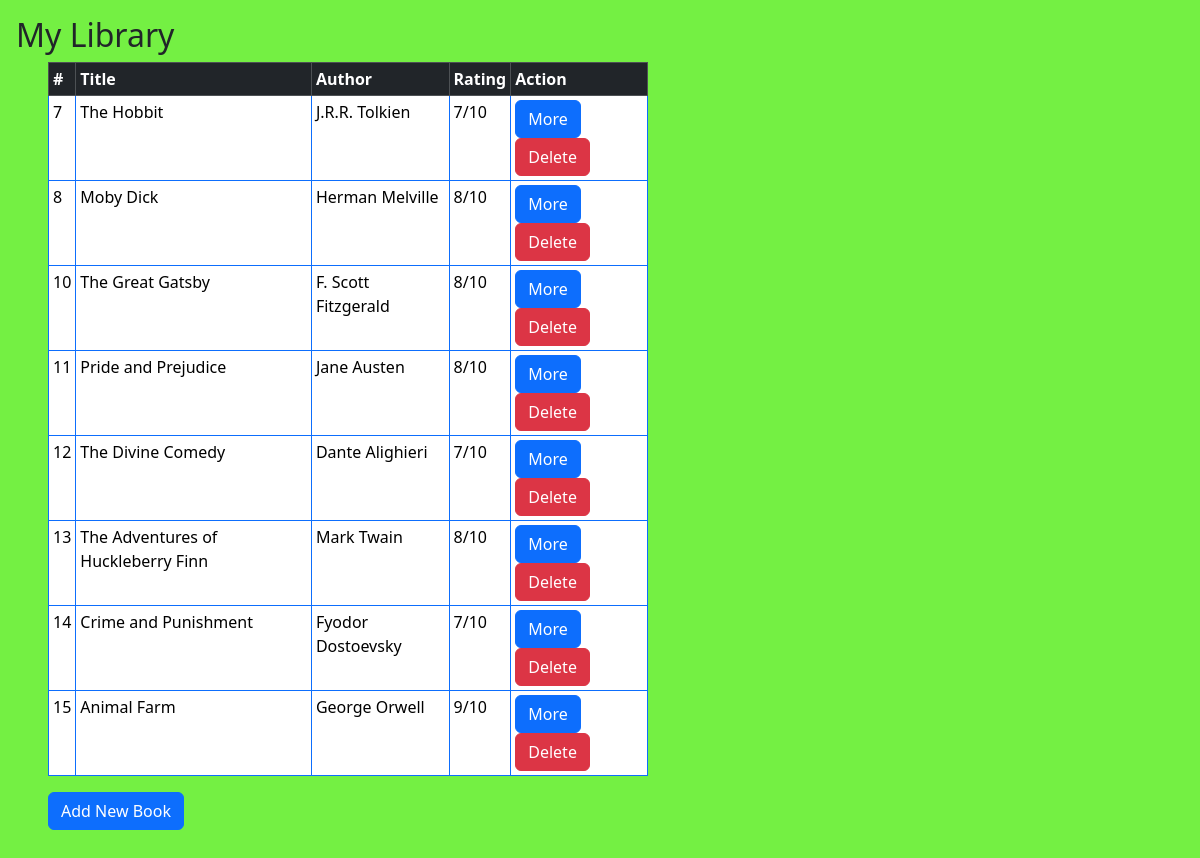
Before: /books with the older database file.
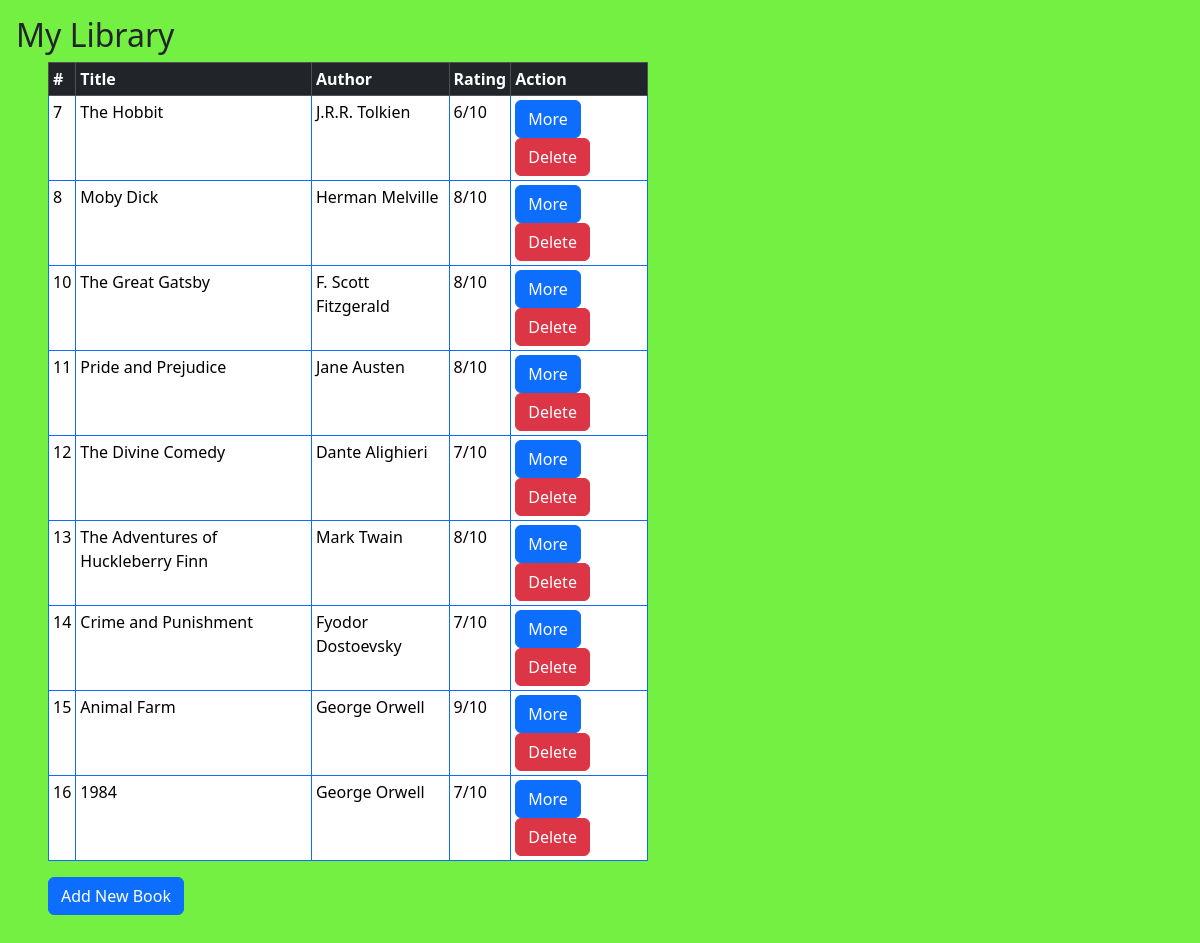
After: the same page with the newer database file.
### book_model.py (models this page shows)
class Book(db.Model):
    id: Mapped[int] = mapped_column(Integer, primary_key=True)
    title: Mapped[str] = mapped_column(String, unique=True)
    author: Mapped[str] = mapped_column(String)
    rating: Mapped[int] = mapped_column(Integer)

### main.py (the view)
@app.route("/books")
def index():
    books = db.session.query(Book).all()
    return render_template("home.html", books=books)

### templates/home.html (shortened to what this page needs)
<!DOCTYPE html>
{% extends 'index.html' %}
{% block style%}
{{bootstrap.load_css()}}
<link rel="stylesheet" href="{{url_for('static', filename='flash.css')}}">
{% endblock %}
{% block content %}
<h2 class="ms-3 mt-3">My Library</h2>
<table class="table table-bordered border-primary ms-5 table-sm" style="width: 50%;">
  <thead class="table-dark" >
    <tr >
      <th scope="col">#</th>
      <th  scope="col">Title</th>
      <th scope="col">Author</th>
      <th scope="col">Rating</th>
      <th scope="col">Action</th>
    </tr>
  </thead>
{% for book in books %}
 <tbody  >
    <tr class="bg-info">
      <td class="col">{{book.id}}</td>
      <td class="col ">{{book.title}}</td>
      <td class="col ">{{book.author}}</td>
      <td class="col ">{{book.rating}}/10</td>
      <td class="col">
        <a class="btn btn-primary" href="{{url_for('book_detail', id=book.id)}}">More</a>
        <a class="btn btn-danger" href="{{url_for('delete_book' ,id=book.id)}}">Delete</a>
      </td>
    </tr>
</tbody>
{% endfor %}
</table>
<a href="{{url_for('create_book')}}" class="btn btn-primary  ms-5 mb-5">Add New Book</a>
{% endblock%}

Changed rows visible on the page:
changed Book "The Hobbit": rating "7" → "6"
added Book: id "16", title "1984", author "George Orwell", rating "7"
